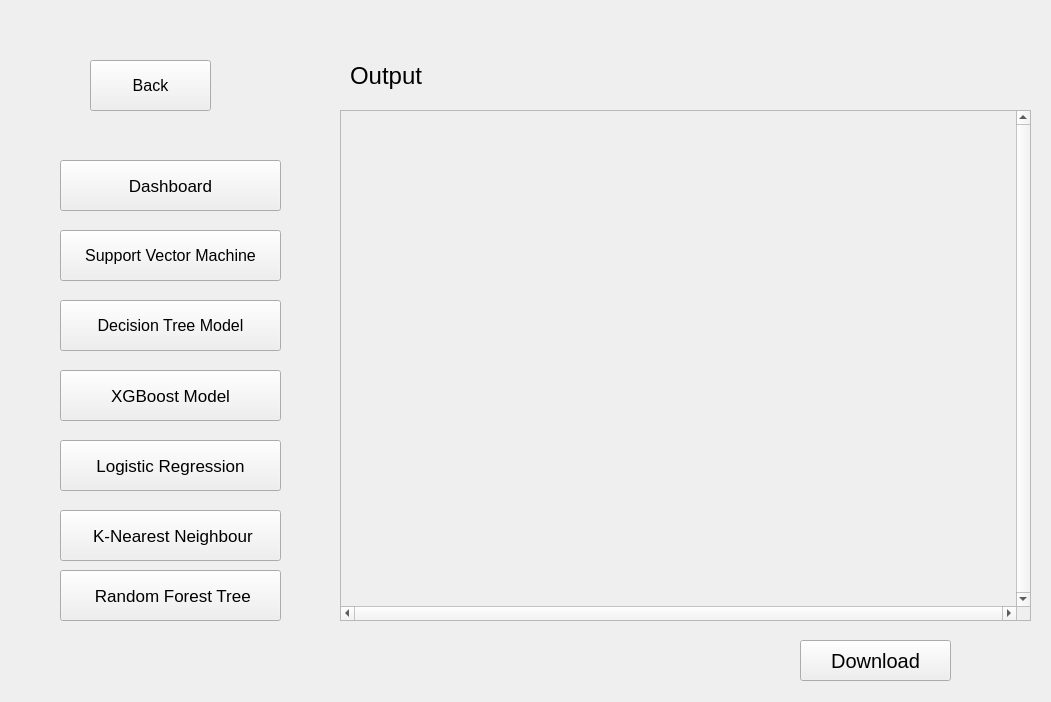
<?xml version="1.0" encoding="UTF-8"?>
<ui version="4.0">
 <class>StackedWidget</class>
 <widget class="QStackedWidget" name="StackedWidget">
  <property name="geometry">
   <rect>
    <x>0</x>
    <y>0</y>
    <width>1051</width>
    <height>702</height>
   </rect>
  </property>
  <property name="windowTitle">
   <string>StackedWidget</string>
  </property>
  <property name="currentIndex">
   <number>1</number>
  </property>
  <widget class="QWidget" name="HomePage">
   <widget class="QPushButton" name="file_select">
    <property name="geometry">
     <rect>
      <x>810</x>
      <y>130</y>
      <width>121</width>
      <height>31</height>
     </rect>
    </property>
    <property name="text">
     <string>choose file</string>
    </property>
   </widget>
   <widget class="QPushButton" name="run">
    <property name="geometry">
     <rect>
      <x>660</x>
      <y>580</y>
      <width>201</width>
      <height>71</height>
     </rect>
    </property>
    <property name="font">
     <font>
      <pointsize>17</pointsize>
     </font>
    </property>
    <property name="text">
     <string>Run</string>
    </property>
   </widget>
   <widget class="QCheckBox" name="dt_select">
    <property name="geometry">
     <rect>
      <x>200</x>
      <y>270</y>
      <width>351</width>
      <height>51</height>
     </rect>
    </property>
    <property name="font">
     <font>
      <pointsize>16</pointsize>
     </font>
    </property>
    <property name="text">
     <string>  Decision Tree Model</string>
    </property>
   </widget>
   <widget class="QCheckBox" name="svm_select">
    <property name="geometry">
     <rect>
      <x>200</x>
      <y>220</y>
      <width>341</width>
      <height>51</height>
     </rect>
    </property>
    <property name="font">
     <font>
      <pointsize>16</pointsize>
     </font>
    </property>
    <property name="text">
     <string>  Support Vector Machine</string>
    </property>
   </widget>
   <widget class="QCheckBox" name="rf_select">
    <property name="geometry">
     <rect>
      <x>200</x>
      <y>470</y>
      <width>321</width>
      <height>51</height>
     </rect>
    </property>
    <property name="font">
     <font>
      <pointsize>16</pointsize>
     </font>
    </property>
    <property name="text">
     <string>  Random Forest Tree</string>
    </property>
   </widget>
   <widget class="QCheckBox" name="xgb_select">
    <property name="geometry">
     <rect>
      <x>200</x>
      <y>320</y>
      <width>311</width>
      <height>51</height>
     </rect>
    </property>
    <property name="font">
     <font>
      <pointsize>16</pointsize>
     </font>
    </property>
    <property name="text">
     <string>  XGBoost Model</string>
    </property>
   </widget>
   <widget class="QLabel" name="label_2">
    <property name="geometry">
     <rect>
      <x>220</x>
      <y>50</y>
      <width>661</width>
      <height>41</height>
     </rect>
    </property>
    <property name="font">
     <font>
      <pointsize>18</pointsize>
     </font>
    </property>
    <property name="text">
     <string>Credit Card Fraud Transaction Detection</string>
    </property>
   </widget>
   <widget class="QCheckBox" name="knn_select">
    <property name="geometry">
     <rect>
      <x>200</x>
      <y>420</y>
      <width>321</width>
      <height>51</height>
     </rect>
    </property>
    <property name="font">
     <font>
      <pointsize>16</pointsize>
     </font>
    </property>
    <property name="text">
     <string>  K-Nearest Neighbour</string>
    </property>
   </widget>
   <widget class="QLabel" name="label_3">
    <property name="geometry">
     <rect>
      <x>190</x>
      <y>170</y>
      <width>331</width>
      <height>51</height>
     </rect>
    </property>
    <property name="font">
     <font>
      <pointsize>19</pointsize>
     </font>
    </property>
    <property name="text">
     <string>Select the algorithm</string>
    </property>
   </widget>
   <widget class="QLabel" name="label">
    <property name="geometry">
     <rect>
      <x>260</x>
      <y>120</y>
      <width>201</width>
      <height>51</height>
     </rect>
    </property>
    <property name="font">
     <font>
      <pointsize>13</pointsize>
     </font>
    </property>
    <property name="text">
     <string>Choose the file</string>
    </property>
   </widget>
   <widget class="QCheckBox" name="lr_select">
    <property name="geometry">
     <rect>
      <x>200</x>
      <y>370</y>
      <width>311</width>
      <height>51</height>
     </rect>
    </property>
    <property name="font">
     <font>
      <pointsize>16</pointsize>
     </font>
    </property>
    <property name="text">
     <string>  Logistic Regression</string>
    </property>
   </widget>
   <widget class="QLineEdit" name="file_name">
    <property name="enabled">
     <bool>false</bool>
    </property>
    <property name="geometry">
     <rect>
      <x>430</x>
      <y>130</y>
      <width>351</width>
      <height>32</height>
     </rect>
    </property>
    <property name="text">
     <string>Choose a csv file</string>
    </property>
   </widget>
  </widget>
  <widget class="QWidget" name="OutputPage">
   <widget class="QPushButton" name="dt_out">
    <property name="geometry">
     <rect>
      <x>60</x>
      <y>300</y>
      <width>221</width>
      <height>51</height>
     </rect>
    </property>
    <property name="font">
     <font>
      <pointsize>12</pointsize>
     </font>
    </property>
    <property name="text">
     <string>Decision Tree Model</string>
    </property>
   </widget>
   <widget class="QPushButton" name="download">
    <property name="geometry">
     <rect>
      <x>800</x>
      <y>640</y>
      <width>151</width>
      <height>41</height>
     </rect>
    </property>
    <property name="font">
     <font>
      <pointsize>15</pointsize>
     </font>
    </property>
    <property name="text">
     <string>Download</string>
    </property>
   </widget>
   <widget class="QPushButton" name="rft_out">
    <property name="geometry">
     <rect>
      <x>60</x>
      <y>570</y>
      <width>221</width>
      <height>51</height>
     </rect>
    </property>
    <property name="font">
     <font>
      <pointsize>13</pointsize>
     </font>
    </property>
    <property name="text">
     <string> Random Forest Tree</string>
    </property>
   </widget>
   <widget class="QPushButton" name="svm_out">
    <property name="geometry">
     <rect>
      <x>60</x>
      <y>230</y>
      <width>221</width>
      <height>51</height>
     </rect>
    </property>
    <property name="font">
     <font>
      <pointsize>12</pointsize>
     </font>
    </property>
    <property name="text">
     <string>Support Vector Machine</string>
    </property>
   </widget>
   <widget class="QPushButton" name="lr_out">
    <property name="geometry">
     <rect>
      <x>60</x>
      <y>440</y>
      <width>221</width>
      <height>51</height>
     </rect>
    </property>
    <property name="font">
     <font>
      <pointsize>13</pointsize>
     </font>
    </property>
    <property name="text">
     <string>Logistic Regression</string>
    </property>
   </widget>
   <widget class="QPushButton" name="Back">
    <property name="geometry">
     <rect>
      <x>90</x>
      <y>60</y>
      <width>121</width>
      <height>51</height>
     </rect>
    </property>
    <property name="font">
     <font>
      <pointsize>12</pointsize>
     </font>
    </property>
    <property name="text">
     <string>Back</string>
    </property>
   </widget>
   <widget class="QScrollArea" name="scrollArea">
    <property name="geometry">
     <rect>
      <x>340</x>
      <y>110</y>
      <width>691</width>
      <height>511</height>
     </rect>
    </property>
    <property name="verticalScrollBarPolicy">
     <enum>Qt::ScrollBarAlwaysOn</enum>
    </property>
    <property name="horizontalScrollBarPolicy">
     <enum>Qt::ScrollBarAlwaysOn</enum>
    </property>
    <property name="widgetResizable">
     <bool>true</bool>
    </property>
    <widget class="QWidget" name="display">
     <property name="geometry">
      <rect>
       <x>0</x>
       <y>0</y>
       <width>666</width>
       <height>486</height>
      </rect>
     </property>
    </widget>
   </widget>
   <widget class="QPushButton" name="xgb_out">
    <property name="geometry">
     <rect>
      <x>60</x>
      <y>370</y>
      <width>221</width>
      <height>51</height>
     </rect>
    </property>
    <property name="font">
     <font>
      <pointsize>13</pointsize>
     </font>
    </property>
    <property name="text">
     <string>XGBoost Model</string>
    </property>
   </widget>
   <widget class="QPushButton" name="knn_out">
    <property name="geometry">
     <rect>
      <x>60</x>
      <y>510</y>
      <width>221</width>
      <height>51</height>
     </rect>
    </property>
    <property name="font">
     <font>
      <pointsize>13</pointsize>
     </font>
    </property>
    <property name="text">
     <string> K-Nearest Neighbour</string>
    </property>
   </widget>
   <widget class="QPushButton" name="dashboard_out">
    <property name="geometry">
     <rect>
      <x>60</x>
      <y>160</y>
      <width>221</width>
      <height>51</height>
     </rect>
    </property>
    <property name="font">
     <font>
      <pointsize>13</pointsize>
     </font>
    </property>
    <property name="text">
     <string>Dashboard</string>
    </property>
   </widget>
   <widget class="QLabel" name="label_4">
    <property name="geometry">
     <rect>
      <x>350</x>
      <y>50</y>
      <width>631</width>
      <height>51</height>
     </rect>
    </property>
    <property name="font">
     <font>
      <pointsize>18</pointsize>
     </font>
    </property>
    <property name="text">
     <string>Output</string>
    </property>
   </widget>
  </widget>
 </widget>
 <resources/>
 <connections/>
</ui>
